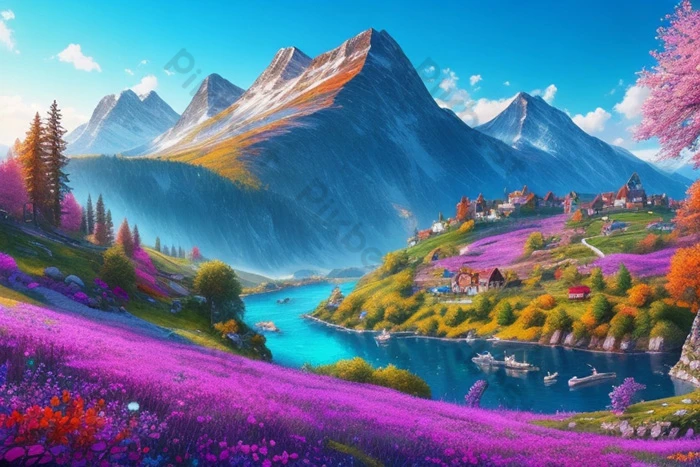
#> input picture Seance2/img.png, 700 x 467 px
$ jupyter execute Exercice_cours1.ipynb
#> lines starting #> are read from the running program, lines starting #| are printed output that depends on the picture
[cell 1]
import cv2
import numpy as np
from sklearn.cluster import KMeans
import matplotlib.pyplot as plt

[cell 2]
# Fonction pour afficher les couleurs dominantes sous forme de barres et les analyser
def display_color_bar_and_analysis(dominant_colors, labels):
    # Créer une barre vide
    bar_height = 20  # Hauteur de chaque barre
    bar_width = 30 * len(dominant_colors)  # Largeur totale de la barre
    bar = np.zeros((bar_height, bar_width, 3), dtype='uint8')

    start = 0
    # Remplir la barre avec les couleurs dominantes, chaque couleur a 30 pixels de large
    for i, color in enumerate(dominant_colors):
        start_x = i * 30  # Début du segment
        end_x = start_x + 30  # Fin du segment
        bar[:, start_x:end_x] = color

    # Afficher la barre
    plt.figure(figsize=(8, 2))
    plt.axis('off')
    plt.imshow(cv2.cvtColor(bar, cv2.COLOR_LAB2RGB))
    plt.show()

[cell 3]
# Charger l'image
image = cv2.imread('img.png')
#> image is the input picture: shape (467, 700, 3); mean B, G, R 148.9, 116.6, 95.2

[cell 4]
# Convertir en espace de couleur LAB
image_lab = cv2.cvtColor(image, cv2.COLOR_BGR2LAB)
#> image_lab: shape (467, 700, 3); mean of channels 0, 1, 2 128.1, 134, 111.2

[cell 5]
# Redimensionner l'image pour faciliter le traitement
image_lab_small = cv2.resize(image_lab, (100, 100))
#> image_lab_small: shape (100, 100, 3); mean of channels 0, 1, 2 127.8, 134, 111.1

[cell 6]
# Réorganiser l'image en tableau de pixels
pixels = image_lab_small.reshape(-1, 3)

[cell 7]
# Appliquer K-means pour trouver les couleurs dominantes
kmeans = KMeans(n_clusters=5)
kmeans.fit(pixels)
dominant_colors = kmeans.cluster_centers_.astype(int)
labels = kmeans.labels_

[cell 8]
plt.imshow(cv2.cvtColor(image, cv2.COLOR_BGR2RGB))
plt.title("Image originale")
plt.axis('off')
plt.show()

[cell 9]
# Afficher les couleurs dominantes sous forme de barre et analyser
display_color_bar_and_analysis(dominant_colors, labels)
#> in display_color_bar_and_analysis, `plt.show()`:
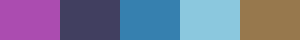
#> shown: shape (20, 150, 3) (shown 2 times larger); mean R, G, B 116, 117.4, 149.2
